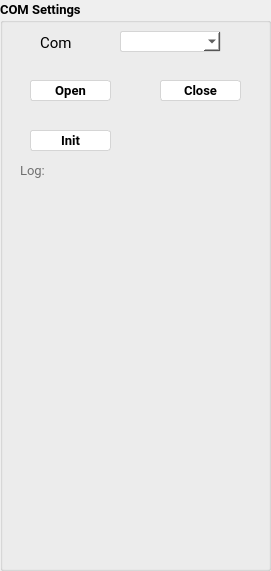
   <widget class="QGroupBox" name="groupBox_two">
    <property name="geometry">
     <rect>
      <x>0</x>
      <y>0</y>
      <width>271</width>
      <height>571</height>
     </rect>
    </property>
    <property name="sizePolicy">
     <sizepolicy hsizetype="Fixed" vsizetype="Fixed">
      <horstretch>0</horstretch>
      <verstretch>0</verstretch>
     </sizepolicy>
    </property>
    <property name="font">
     <font>
      <family>Roboto</family>
      <pointsize>10</pointsize>
      <weight>75</weight>
      <bold>true</bold>
      <kerning>true</kerning>
     </font>
    </property>
    <property name="styleSheet">
     <string notr="true">QGroupBox {
    border: none;
   background-color: rgb(241, 241, 241);
}
```
</string>
    </property>
    <property name="title">
     <string>COM Settings </string>
    </property>
    <widget class="QLabel" name="labelCOm">
     <property name="geometry">
      <rect>
       <x>40</x>
       <y>32</y>
       <width>41</width>
       <height>21</height>
      </rect>
     </property>
     <property name="sizePolicy">
      <sizepolicy hsizetype="Expanding" vsizetype="Expanding">
       <horstretch>0</horstretch>
       <verstretch>0</verstretch>
      </sizepolicy>
     </property>
     <property name="font">
      <font>
       <family>Roboto</family>
       <pointsize>11</pointsize>
       <weight>50</weight>
       <bold>false</bold>
      </font>
     </property>
     <property name="text">
      <string>Com</string>
     </property>
    </widget>
    <widget class="QComboBox" name="COM">
     <property name="geometry">
      <rect>
       <x>120</x>
       <y>31</y>
       <width>101</width>
       <height>21</height>
      </rect>
     </property>
     <property name="sizePolicy">
      <sizepolicy hsizetype="Expanding" vsizetype="Expanding">
       <horstretch>0</horstretch>
       <verstretch>0</verstretch>
      </sizepolicy>
     </property>
     <property name="font">
      <font>
       <family>Roboto</family>
       <pointsize>10</pointsize>
      </font>
     </property>
     <property name="styleSheet">
      <string notr="true">QComboBox {
    border: 1px solid rgb(213, 213, 213);
  	border-radius: 2px; 
	background-color: rgb(255, 255, 255);
}</string>
     </property>
    </widget>
    <widget class="QPushButton" name="ButtonCLOSE">
     <property name="geometry">
      <rect>
       <x>160</x>
       <y>80</y>
       <width>81</width>
       <height>21</height>
      </rect>
     </property>
     <property name="sizePolicy">
      <sizepolicy hsizetype="Expanding" vsizetype="Expanding">
       <horstretch>0</horstretch>
       <verstretch>0</verstretch>
      </sizepolicy>
     </property>
     <property name="font">
      <font>
       <family>Roboto</family>
       <pointsize>10</pointsize>
      </font>
     </property>
     <property name="styleSheet">
      <string notr="true">QPushButton {
    border: 1px solid rgb(213, 213, 213);
    border-radius: 3px; 
	background-color: rgb(255, 255, 255);
}
	
QPushButton:hover {
    background-color: rgba(0, 0, 0, 0.1);
}</string>
     </property>
     <property name="text">
      <string>Close</string>
     </property>
     <property name="checkable">
      <bool>false</bool>
     </property>
     <property name="autoDefault">
      <bool>true</bool>
     </property>
    </widget>
    <widget class="QPushButton" name="ButtonOPEN">
     <property name="geometry">
      <rect>
       <x>30</x>
       <y>80</y>
       <width>81</width>
       <height>21</height>
      </rect>
     </property>
     <property name="sizePolicy">
      <sizepolicy hsizetype="Expanding" vsizetype="Expanding">
       <horstretch>0</horstretch>
       <verstretch>0</verstretch>
      </sizepolicy>
     </property>
     <property name="font">
      <font>
       <family>Roboto</family>
       <pointsize>10</pointsize>
      </font>
     </property>
     <property name="autoFillBackground">
      <bool>false</bool>
     </property>
     <property name="styleSheet">
      <string notr="true">QPushButton {
    border: 1px solid rgb(213, 213, 213);
    border-radius: 3px; 
	background-color: rgb(255, 255, 255);
}
	
QPushButton:hover {
    background-color: rgba(0, 0, 0, 0.1);
}</string>
     </property>
     <property name="text">
      <string>Open</string>
     </property>
     <property name="checkable">
      <bool>false</bool>
     </property>
     <property name="checked">
      <bool>false</bool>
     </property>
     <property name="autoRepeat">
      <bool>false</bool>
     </property>
     <property name="autoExclusive">
      <bool>false</bool>
     </property>
     <property name="autoDefault">
      <bool>true</bool>
     </property>
     <property name="default">
      <bool>false</bool>
     </property>
    </widget>
    <widget class="QPushButton" name="ButtonInit">
     <property name="geometry">
      <rect>
       <x>30</x>
       <y>130</y>
       <width>81</width>
       <height>21</height>
      </rect>
     </property>
     <property name="sizePolicy">
      <sizepolicy hsizetype="Expanding" vsizetype="Expanding">
       <horstretch>0</horstretch>
       <verstretch>0</verstretch>
      </sizepolicy>
     </property>
     <property name="font">
      <font>
       <family>Roboto</family>
       <pointsize>10</pointsize>
      </font>
     </property>
     <property name="autoFillBackground">
      <bool>false</bool>
     </property>
     <property name="styleSheet">
      <string notr="true">QPushButton {
    border: 1px solid rgb(213, 213, 213);
    border-radius: 3px; 
	background-color: rgb(255, 255, 255);
}
	
QPushButton:hover {
    background-color: rgba(0, 0, 0, 0.1);
}</string>
     </property>
     <property name="text">
      <string>Init</string>
     </property>
     <property name="checkable">
      <bool>false</bool>
     </property>
     <property name="checked">
      <bool>false</bool>
     </property>
     <property name="autoRepeat">
      <bool>false</bool>
     </property>
     <property name="autoExclusive">
      <bool>false</bool>
     </property>
     <property name="autoDefault">
      <bool>true</bool>
     </property>
     <property name="default">
      <bool>false</bool>
     </property>
    </widget>
    <widget class="QLabel" name="Log">
     <property name="geometry">
      <rect>
       <x>20</x>
       <y>160</y>
       <width>41</width>
       <height>21</height>
      </rect>
     </property>
     <property name="font">
      <font>
       <family>Roboto</family>
       <pointsize>10</pointsize>
       <weight>75</weight>
       <bold>true</bold>
      </font>
     </property>
     <property name="styleSheet">
      <string notr="true"/>
     </property>
     <property name="text">
      <string>&lt;html&gt;&lt;head/&gt;&lt;body&gt;&lt;p&gt;&lt;span style=&quot; font-weight:400; color:#707070;&quot;&gt;Log:&lt;/span&gt;&lt;/p&gt;&lt;/body&gt;&lt;/html&gt;</string>
     </property>
    </widget>
   </widget>
